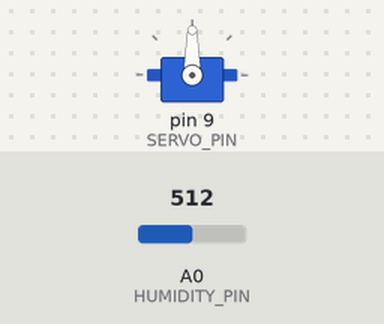
This sketch was run on a simulated Arduino Uno, built with avr-gcc and run on an emulated ATmega328P. On the bench: servo. Inputs (shaded band) come from the test bench; at power-on: A0 (HUMIDITY_PIN) = 512.

Above: at 1.8 s.
1.9 s: A0 (HUMIDITY_PIN) set to 541
At 2.8 s:
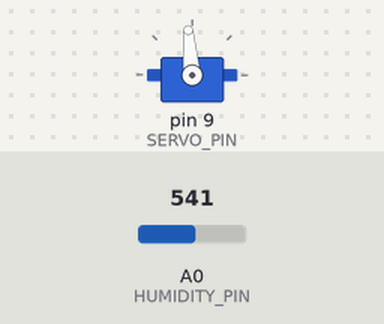
6.0 s: A0 (HUMIDITY_PIN) set to 561
At 6.3 s:
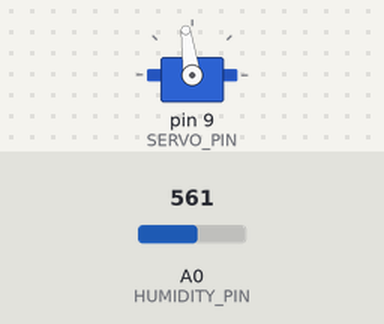
7.5 s: A0 (HUMIDITY_PIN) set to 716
At 9.0 s:
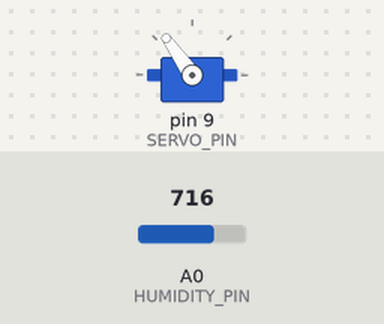
9.5 s: A0 (HUMIDITY_PIN) set to 740
At 10.6 s:
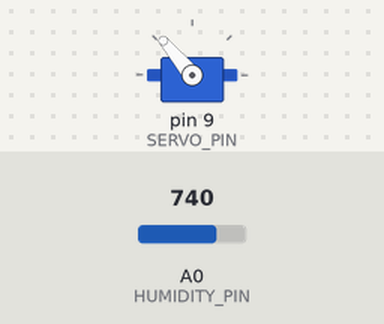
11.5 s: A0 (HUMIDITY_PIN) set to 765
At 12.8 s:
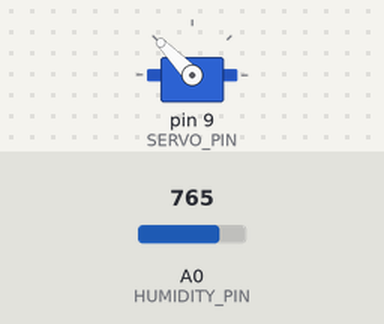
15.6 s: A0 (HUMIDITY_PIN) set to 540
At 16.4 s:
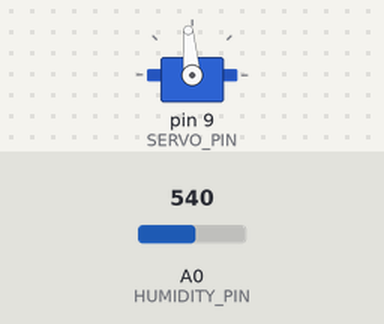
Timing chart, 0 to 18.6 s (numbered marks = the images above; inputs shaded):
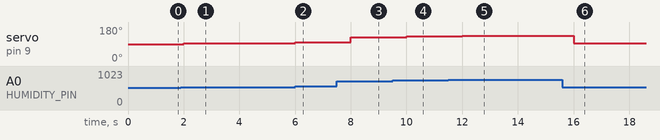

Measured:
- after the input at 1.9 s, servo on pin 9 (SERVO_PIN): 90° → 95° after 0.10 s
- after the input at 6.0 s, servo on pin 9 (SERVO_PIN): 95° → 98° at once
- after the input at 7.5 s, servo on pin 9 (SERVO_PIN): 98° → 125° after 0.50 s
- after the input at 9.5 s, servo on pin 9 (SERVO_PIN): 125° → 130° after 0.50 s
- after the input at 11.5 s, servo on pin 9 (SERVO_PIN): 130° → 134° after 0.50 s
- after the input at 15.6 s, servo on pin 9 (SERVO_PIN): 134° → 95° after 0.40 s

The sketch:

daring_snicket1.ino
```cpp
#include <Servo.h>

#define HUMIDITY_PIN A0
#define SERVO_PIN 9

Servo servo_ahmed;

void setup() {
  servo_ahmed.attach(SERVO_PIN);
}

void loop() {
  int humidityValue = analogRead(HUMIDITY_PIN);
  int angle = map(humidityValue, 0, 1023, 0, 180);
  servo_ahmed.write(angle);
  delay(1000);

if (humidityValue < 550) {
  servo_ahmed.write(0);
} else if (humidityValue > 750) {
  servo_ahmed.write(180);
}

}
```
